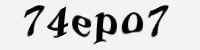
#> input picture ungm.org/Library/Customs/test.png, 200 x 50 px
$ python -i ImageOcr.py   (imports and definitions only)
#> lines starting #> are read from the running program, lines starting #| are printed output that depends on the picture; after the words box and inside, x2 and y2 are one past the last pixel; in counts of white or black regions, pixels touching at a corner belong together
import cv2
import pytesseract


class ImageOcr :
    def convertImgToStr(self, imgUrl):
#> called with imgUrl = 'test.png'
        pytesseract.pytesseract.tesseract_cmd = r'C:\Program Files\Tesseract-OCR\tesseract.exe'
        img = cv2.imread(imgUrl)
#> img is the input picture: shape (50, 200, 3); mean B, G, R 207.7, 209.4, 209.4
        img = self.getGrayscale(img)
        img = self.thresholding(img)
        img = self.removeNoise(img)
        customConfig = r'--oem 3 --psm 6'
        return pytesseract.image_to_string(img,lang='eng', config=customConfig)

    #get greyscale
    def getGrayscale(self,imgUrl):
        return cv2.cvtColor(imgUrl,cv2.COLOR_BGR2GRAY)

    #noise removal
    def removeNoise(self,imgUrl):
        return cv2.medianBlur(imgUrl,5)

    #thresholding
    def thresholding(self,imgUrl):
        return cv2.threshold(imgUrl,0,255,cv2.THRESH_BINARY + cv2.THRESH_OTSU)[1]
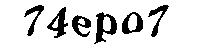
#> returned value: shape (50, 200); 85.7% white; 6 black regions, box (x1, y1, x2, y2) and area: (94, 12, 117, 44) 330, (47, 7, 68, 38) 269, (122, 12, 143, 34) 233, (72, 15, 91, 37) 211, (148, 5, 169, 37) 195, (24, 5, 44, 36) 189


>>> result = ImageOcr().convertImgToStr('test.png')
#> in removeNoise, `return cv2.medianBlur(imgUrl,5)`:
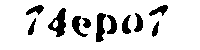
#> returned value: shape (50, 200); 86.7% white; 11 black regions, largest, box (x1, y1, x2, y2) and area: (48, 8, 66, 37) 263, (96, 13, 106, 42) 199, (72, 16, 88, 37) 140
#> (the run stopped early here; a loop or call above may not have finished)
